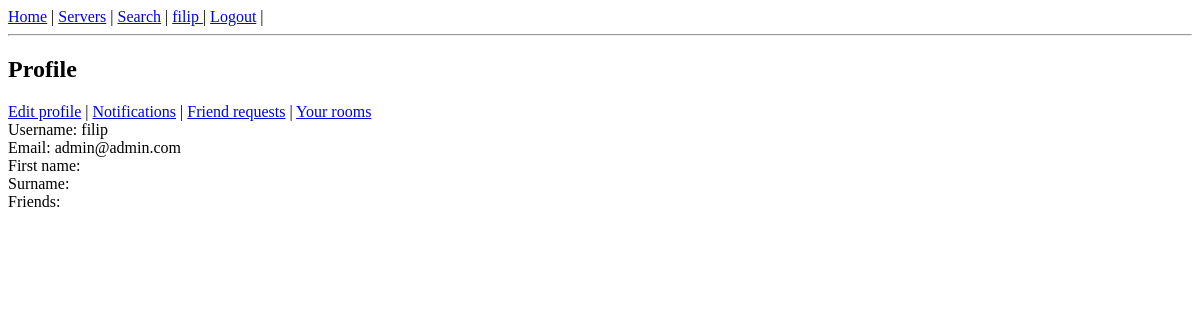
/user/filip (signed in), run on an earlier commit of the app's database.
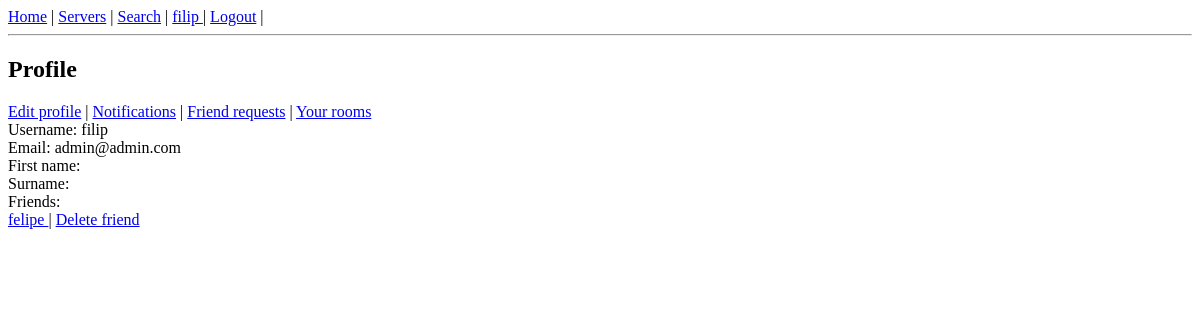
And on a later commit of the database.
### viperchat/models.py (models this page shows)
class User(AbstractUser):
    friends = models.ManyToManyField('self', blank=True)
    username = models.SlugField(unique=True, max_length=150)
    class Meta:
        permissions = [
            ('display_user_profile', 'Can display user informations'),
        ]

### viperchat/views.py (the view, shortened to what this page needs)
# urls.py: path('user/<slug:username>', vchat.UserProfile.as_view(), name='user_detail'),
class UserProfile(LoginRequiredMixin, FormMixin, DetailView):
    model = User
    template_name = 'viperchat/user_profile.html'
    context_object_name = 'user'
    form_class = SendMessageForm
    def get_object(self, queryset=None):
        username = self.kwargs['username']
        user = User.objects.get(username=username)
        return user
    def get_context_data(self, **kwargs):
        context = super().get_context_data(**kwargs)
        friend_request = FriendRequest.objects.filter(sender=self.request.user, receiver=self.get_object())
        friend_request_mirror = FriendRequest.objects.filter(sender=self.get_object(), receiver=self.request.user)
        context['friend_request'] = friend_request
        context['friend_request_mirror'] = friend_request_mirror
        return context

### templates/viperchat/user_profile.html (shortened to what this page needs)
{% extends 'viperchat/base.html' %}
{% block content %}
<h2>Profile</h2>
{% if request.user == user %}
<a href="{% url 'edit_profile' user.username %}">Edit profile</a> |
<a href="{% url 'notification_list' user.username %}">Notifications</a> |
<a href="{% url 'friend_request_list' user.username %}">Friend requests</a> |
<a href="{% url 'logged_user_rooms' user.username %}">Your rooms</a><br>
{% endif %}
Username: {{ user.username }} <br>
Email: {{ user.email }}<br>
First name: {{ user.first_name }}<br>
Surname: {{ user.last_name }}<br>
Friends: <br>{% for friend in user.friends.all %}
            <a href="{% url 'user_detail' friend.username %}">{{ friend.username }} </a>{% if request.user == user %}|
                 <a href="{% url 'delete_friend' friend.username %}">Delete friend</a>{% endif %}<br>
        {% endfor %}
<br>
{% endblock %}

### templates/viperchat/base.html (shortened to what this page needs)
{% load template_filters %}
<!DOCTYPE html>
<html lang="en">
<head>
</head>
<body>
    <a href="{% url 'home' %}">Home</a> |
    <a href="{% url 'servers' %}">Servers</a> |
    <a href="{% url 'search' %}">Search</a> |
    {% if user.is_authenticated %}
        <a href="{% url 'user_detail' request.user.username %}">{{ request.user.username }} </a> |
        <a href="{% url 'account_logout' %}">Logout</a> |
    {% else %}
        <a href="{% url 'account_login' %}">Login</a> |
        <a href="{% url 'account_signup' %}">Register</a> |
    {% endif %}
    <hr>
    {% block content %}{% endblock %}
</body>
</html>

What changed in the data, as far as the page shows it:
added User: username "felipe"
